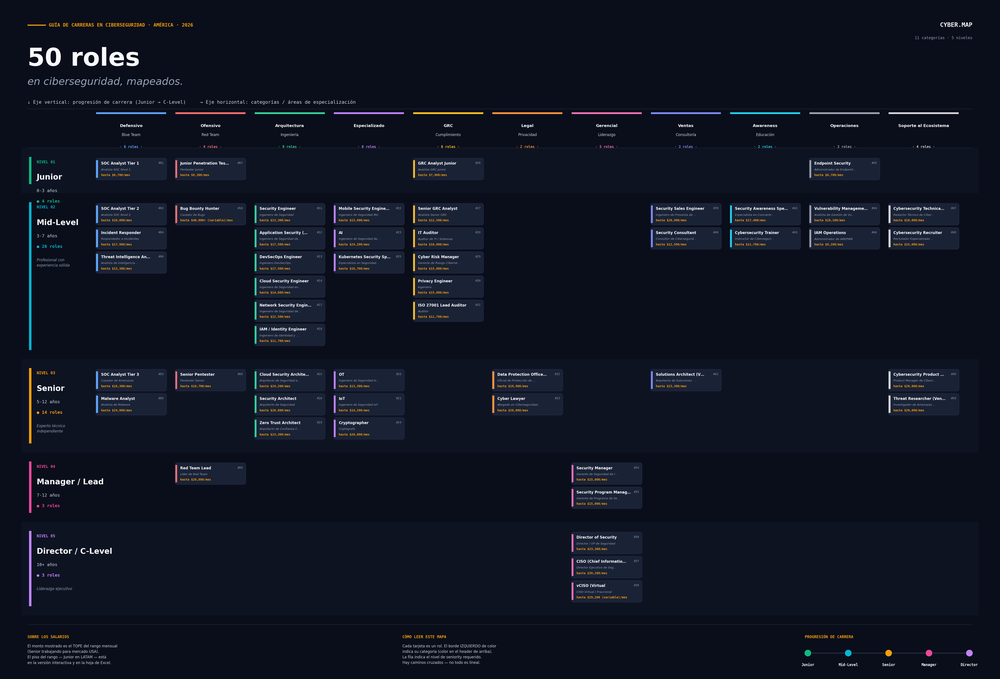
#> input picture Mapa_General_Carreras.png, 1000 x 679 px, shrunk from 4550 x 3090 before the run; its folder holds only this picture in this run
$ python -i build_image.py   (imports and definitions only)
#> lines starting #> are read from the running program, lines starting #| are printed output that depends on the picture
#!/usr/bin/env python3
"""
Mapa General — UNA SOLA IMAGEN con todos los roles.
Layout limpio, jerarquía visual clara, incluye nombres en español.
"""

import os
import sys
import matplotlib.pyplot as plt
from matplotlib.patches import FancyBboxPatch, Rectangle, Circle

SCRIPT_DIR = os.path.dirname(os.path.abspath(__file__))
sys.path.insert(0, SCRIPT_DIR)

from parser import parse_md


LEVEL_ORDER = ['junior', 'mid', 'senior', 'manager', 'executive']
LEVEL_COLORS = {
    'junior':    '#10B981',
    'mid':       '#06B6D4',
    'senior':    '#F59E0B',
    'manager':   '#EC4899',
    'executive': '#C084FC',
}

BG = '#0A0E1A'
BG_BAND_ALT = '#0E1322'
CARD_BG = '#1A2236'
BORDER = '#2A3149'
TEXT_PRIMARY = '#F8FAFC'
TEXT_SECONDARY = '#CBD5E1'
TEXT_MUTED = '#94A3B8'
TEXT_DIM = '#64748B'
GOLD = '#F59E0B'


def shorten(name, max_len=24):
    if len(name) <= max_len:
        return name
    parts = name.split('/')
    if len(parts) > 1:
        first = parts[0].strip()
        if len(first) <= max_len:
            return first
    return name[:max_len - 1] + '…'


def salary_max(s):
    if not s:
        return ''
    if '-' in s:
        return s.split('-')[-1].strip()
    return s


def build_map(data, out_path):
    cats = data['categories']
    levels = data['levels']
    roles = data['roles']
    cat_keys = list(cats.keys())
    n_cats = len(cat_keys)

    grid = {}
    for lk in LEVEL_ORDER:
        for ck in cat_keys:
            grid[(lk, ck)] = [r for r in roles
                              if r.get('level') == lk and r.get('cat') == ck]

    col_w = 2.6
    card_h = 0.7
    card_gap = 0.1
    row_pad = 0.35

    label_w = 2.6
    title_h = 3.2
    cat_header_h = 1.3
    footer_h = 1.6

    row_heights = []
    for lk in LEVEL_ORDER:
        max_cards = max(len(grid[(lk, ck)]) for ck in cat_keys)
        max_cards = max(max_cards, 1)
        h = max_cards * (card_h + card_gap) + row_pad * 2
        row_heights.append(h)

    body_h = sum(row_heights)
    total_h = title_h + cat_header_h + body_h + footer_h
    total_w = label_w + n_cats * col_w + 0.8

    fig = plt.figure(figsize=(total_w, total_h), facecolor=BG, dpi=130)
    ax = fig.add_subplot(111)
    ax.set_xlim(0, total_w)
    ax.set_ylim(0, total_h)
    ax.set_facecolor(BG)
    ax.axis('off')

    # === HEADER ===
    title_top = total_h - 0.3

    ax.add_patch(Rectangle((0.5, title_top - 0.15), 0.6, 0.04,
                           facecolor=GOLD, edgecolor='none'))
    ax.text(1.2, title_top - 0.13,
            'GUÍA DE CARRERAS EN CIBERSEGURIDAD · AMÉRICA · 2026',
            color=GOLD, fontsize=11, weight='bold',
            family='monospace', va='center', ha='left')

    ax.text(0.5, title_top - 0.85,
            f'{len(roles)} roles',
            color=TEXT_PRIMARY, fontsize=58, weight='bold',
            va='top', ha='left')
    ax.text(0.5, title_top - 1.85,
            'en ciberseguridad, mapeados.',
            color=TEXT_MUTED, fontsize=24,
            va='top', ha='left', style='italic')

    ax.text(0.5, title_top - 2.6,
            '↓ Eje vertical: progresión de carrera (Junior → C-Level)     '
            '→ Eje horizontal: categorías / áreas de especialización',
            color=TEXT_SECONDARY, fontsize=11,
            va='top', ha='left', family='monospace')

    ax.text(total_w - 0.5, title_top - 0.13, 'CYBER.MAP',
            color=TEXT_PRIMARY, fontsize=14, weight='bold',
            family='monospace', va='center', ha='right')
    ax.text(total_w - 0.5, title_top - 0.55,
            f'{len(cats)} categorías · {len(LEVEL_ORDER)} niveles',
            color=TEXT_MUTED, fontsize=9, family='monospace',
            va='center', ha='right')

    sep1_y = total_h - title_h
    ax.plot([0.5, total_w - 0.5], [sep1_y, sep1_y],
            color=BORDER, linewidth=0.7)

    # === HEADERS DE CATEGORÍAS ===
    cat_y_center = sep1_y - cat_header_h * 0.55

    for i, ck in enumerate(cat_keys):
        cat = cats[ck]
        x_center = label_w + i * col_w + col_w / 2

        ax.add_patch(Rectangle((label_w + i * col_w + 0.15, sep1_y - 0.18),
                               col_w - 0.3, 0.06,
                               facecolor=cat['color'], edgecolor='none'))

        label = cat['label']
        if '/' in label:
            parts = [p.strip() for p in label.split('/')]
            line1, line2 = parts[0], parts[1]
        else:
            line1, line2 = label, ''
        ax.text(x_center, cat_y_center + 0.15, line1,
                color=TEXT_PRIMARY, fontsize=9.5, weight='bold',
                va='center', ha='center')
        if line2:
            ax.text(x_center, cat_y_center - 0.15, line2,
                    color=TEXT_SECONDARY, fontsize=8.5,
                    va='center', ha='center')

        count = sum(1 for r in roles if r.get('cat') == ck)
        ax.text(x_center, cat_y_center - 0.55,
                f'· {count} {"rol" if count == 1 else "roles"} ·',
                color=cat['color'], fontsize=8, weight='bold',
                family='monospace', va='center', ha='center')

    sep2_y = sep1_y - cat_header_h
    ax.plot([0.5, total_w - 0.5], [sep2_y, sep2_y],
            color=BORDER, linewidth=0.7)

    # === BANDAS ===
    current_y = sep2_y

    for row_idx, lk in enumerate(LEVEL_ORDER):
        lvl = levels[lk]
        bcolor = LEVEL_COLORS[lk]
        rh = row_heights[row_idx]
        band_top = current_y
        band_bot = current_y - rh

        if row_idx % 2 == 0:
            ax.add_patch(Rectangle((0.3, band_bot), total_w - 0.6, rh,
                                   facecolor=BG_BAND_ALT,
                                   edgecolor='none', zorder=0))

        lx = 0.55
        ax.add_patch(Rectangle((lx, band_bot + 0.3), 0.08, rh - 0.6,
                               facecolor=bcolor, edgecolor='none', zorder=2))

        text_x = lx + 0.25

        # Header del nivel: número + nombre + años + conteo (todo junto arriba)
        ax.text(text_x, band_top - 0.4,
                f'NIVEL {row_idx + 1:02d}',
                color=bcolor, fontsize=9, weight='bold',
                family='monospace', va='top', ha='left')

        ax.text(text_x, band_top - 0.85,
                lvl['label'],
                color=TEXT_PRIMARY, fontsize=18, weight='bold',
                va='top', ha='left')

        # Años + conteo en la misma línea
        n_in = sum(1 for r in roles if r.get('level') == lk)
        ax.text(text_x, band_top - 1.35,
                f'{lvl["yearsRange"]}',
                color=TEXT_SECONDARY, fontsize=10, family='monospace',
                va='top', ha='left')

        # Badge del conteo
        ax.text(text_x, band_top - 1.7,
                f'● {n_in} roles',
                color=bcolor, fontsize=10, weight='bold',
                family='monospace', va='top', ha='left')

        # Descripción solo si hay espacio (banda alta)
        if rh > 2.5:
            desc = lvl['shortDesc']
            if len(desc) > 24:
                words = desc.split()
                lines = []
                current = []
                for w in words:
                    test = ' '.join(current + [w])
                    if len(test) > 24 and current:
                        lines.append(' '.join(current))
                        current = [w]
                    else:
                        current.append(w)
                if current:
                    lines.append(' '.join(current))
                desc = '\n'.join(lines)

            ax.text(text_x, band_top - 2.15,
                    desc,
                    color=TEXT_MUTED, fontsize=8.5,
                    va='top', ha='left', linespacing=1.4, style='italic')

        for col_idx, ck in enumerate(cat_keys):
            cell_roles = grid[(lk, ck)]
            cat = cats[ck]
            x_left = label_w + col_idx * col_w + 0.15
            x_right = label_w + (col_idx + 1) * col_w - 0.15
            card_w = x_right - x_left

            card_y = band_top - row_pad - card_h
            for role in cell_roles:
                box = FancyBboxPatch(
                    (x_left, card_y), card_w, card_h,
                    boxstyle="round,pad=0.01,rounding_size=0.08",
                    facecolor=CARD_BG, edgecolor=BORDER, linewidth=0.7,
                    zorder=2
                )
                ax.add_patch(box)
                ax.add_patch(Rectangle((x_left, card_y + 0.06),
                                       0.06, card_h - 0.12,
                                       facecolor=cat['color'], edgecolor='none',
                                       zorder=3))

                ax.text(x_right - 0.08, card_y + card_h - 0.1,
                        f'#{role["id"]:02d}',
                        color=TEXT_DIM, fontsize=7, family='monospace',
                        weight='bold', va='top', ha='right', zorder=4)

                name = shorten(role['roleEN'], 23)
                ax.text(x_left + 0.16, card_y + card_h - 0.1,
                        name,
                        color=TEXT_PRIMARY, fontsize=8.5, weight='bold',
                        va='top', ha='left', zorder=4)

                name_es = shorten(role.get('roleES', ''), 26)
                ax.text(x_left + 0.16, card_y + card_h - 0.32,
                        name_es,
                        color=TEXT_MUTED, fontsize=6.8, style='italic',
                        va='top', ha='left', zorder=4)

                sal = salary_max(role.get('salaryMonth', ''))
                ax.text(x_left + 0.16, card_y + 0.1,
                        f'hasta {sal}/mes',
                        color=GOLD, fontsize=7, family='monospace',
                        weight='bold', va='bottom', ha='left', zorder=4)

                card_y -= (card_h + card_gap)

        current_y = band_bot

    # === FOOTER ===
    fy = current_y - 0.3
    ax.plot([0.5, total_w - 0.5], [fy, fy], color=BORDER, linewidth=0.7)

    fbx = 0.5
    ax.text(fbx, fy - 0.35, 'SOBRE LOS SALARIOS',
            color=GOLD, fontsize=9, weight='bold',
            family='monospace', va='top', ha='left')
    ax.text(fbx, fy - 0.65,
            'El monto mostrado es el TOPE del rango mensual\n'
            '(Senior trabajando para mercado USA).\n'
            'El piso del rango — Junior en LATAM — está\n'
            'en la versión interactiva y en la hoja de Excel.',
            color=TEXT_SECONDARY, fontsize=8.5,
            va='top', ha='left', linespacing=1.5)

    fbx2 = total_w * 0.4
    ax.text(fbx2, fy - 0.35, 'CÓMO LEER ESTE MAPA',
            color=GOLD, fontsize=9, weight='bold',
            family='monospace', va='top', ha='left')
    ax.text(fbx2, fy - 0.65,
            'Cada tarjeta es un rol. El borde IZQUIERDO de color\n'
            'indica su categoría (color en el header de arriba).\n'
            'La fila indica el nivel de seniority requerido.\n'
            'Hay caminos cruzados — no todo es lineal.',
            color=TEXT_SECONDARY, fontsize=8.5,
            va='top', ha='left', linespacing=1.5)

    fbx3 = total_w - 6.0
    ax.text(fbx3, fy - 0.35, 'PROGRESIÓN DE CARRERA',
            color=GOLD, fontsize=9, weight='bold',
            family='monospace', va='top', ha='left')
    tl_y = fy - 0.95
    tl_start = fbx3
    tl_end = total_w - 0.5
    ax.plot([tl_start + 0.1, tl_end - 0.1], [tl_y, tl_y],
            color=BORDER, linewidth=2, zorder=2)
    for i, lk in enumerate(LEVEL_ORDER):
        frac = i / (len(LEVEL_ORDER) - 1)
        px = tl_start + 0.1 + (tl_end - tl_start - 0.2) * frac
        ax.add_patch(Circle((px, tl_y), 0.12,
                            facecolor=LEVEL_COLORS[lk], edgecolor=BG,
                            linewidth=1.5, zorder=4))
        short = levels[lk]['label'].split(' ')[0].split('/')[0].strip()
        ax.text(px, tl_y - 0.32, short,
                color=TEXT_PRIMARY, fontsize=8.5, family='monospace',
                weight='bold', va='top', ha='center')

    plt.tight_layout()
    plt.savefig(out_path, facecolor=BG, dpi=140, bbox_inches='tight',
                pad_inches=0.4)
    plt.close()

    return os.path.getsize(out_path)


# [12 lines not run here, left out]

>>> import cv2
>>> picture = cv2.imread('Mapa_General_Carreras.png', cv2.IMREAD_GRAYSCALE)
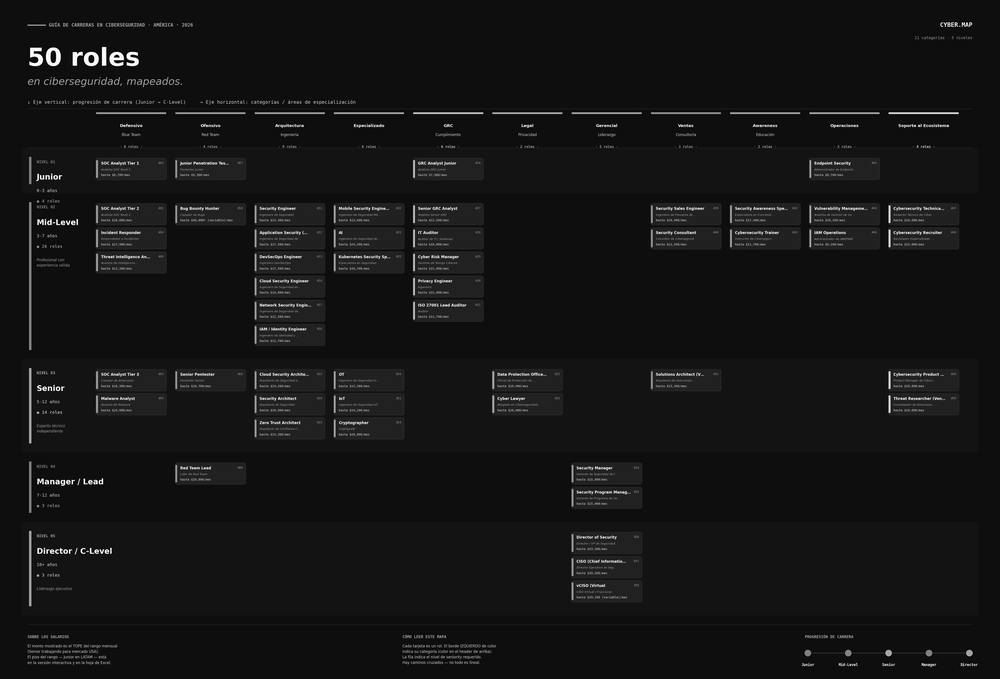
#> picture: shape (679, 1000); min 0, max 255, mean 20.9
>>> result = build_map(picture, 'out.png')
#> (the run stopped early here; a loop or call above may not have finished)
